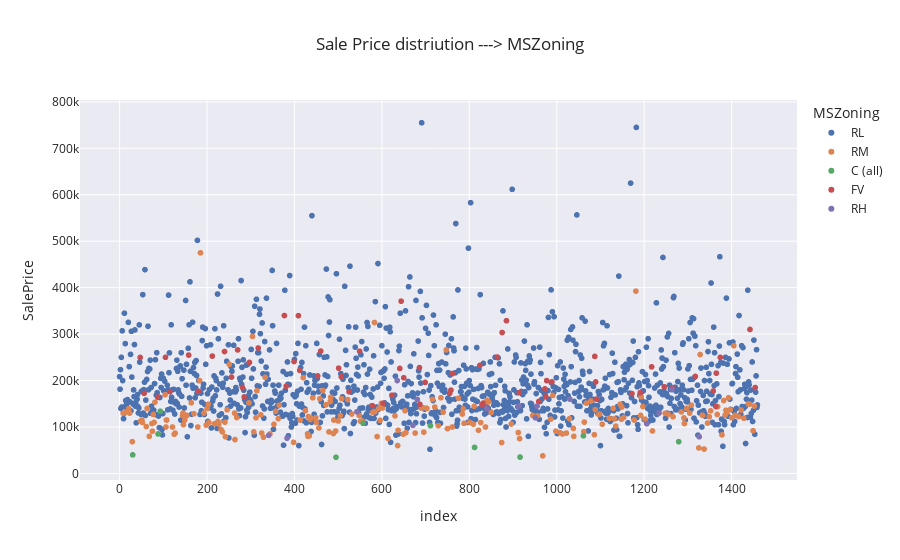

Notebook code for this chart:
### Markdown cell above
#### EDA

### Code cell
# Dataset is ready to explore
fig = px.scatter(train, x=train.index, y='SalePrice', labels={'x':'Index'}, 
                 color=train.MSZoning, template='seaborn', 
                 title='Sale Price distriution ---> MSZoning') 
fig.show()

### Figure 1 — Plotly figure (JSON) as saved in the notebook; plotly's stock layout.template omitted (floating-point values rounded to 4 significant figures; data arrays with more than 128 entries replaced by an {"elided": "..."} marker saying what was removed)
{"data": [{"hovertemplate": "MSZoning=RL<br>index=%{x}<br>SalePrice=%{y}<extra></extra>", "legendgroup": "RL", "marker": {"color": "rgb(76,114,176)", "symbol": "circle"}, "mode": "markers", "name": "RL", "showlegend": true, "type": "scattergl", "x": {"elided": "1118 int values"}, "xaxis": "x", "y": {"elided": "1118 int values"}, "yaxis": "y"}, {"hovertemplate": "MSZoning=RM<br>index=%{x}<br>SalePrice=%{y}<extra></extra>", "legendgroup": "RM", "marker": {"color": "rgb(221,132,82)", "symbol": "circle"}, "mode": "markers", "name": "RM", "showlegend": true, "type": "scattergl", "x": {"elided": "214 int values"}, "xaxis": "x", "y": {"elided": "214 int values"}, "yaxis": "y"}, {"hovertemplate": "MSZoning=C (all)<br>index=%{x}<br>SalePrice=%{y}<extra></extra>", "legendgroup": "C (all)", "marker": {"color": "rgb(85,168,104)", "symbol": "circle"}, "mode": "markers", "name": "C (all)", "showlegend": true, "type": "scattergl", "x": [30, 88, 93, 495, 557, 711, 812, 916, 1061, 1279], "xaxis": "x", "y": [40000, 85000, 133900, 34900, 108000, 102776, 55993, 35311, 81000, 68400], "yaxis": "y"}, {"hovertemplate": "MSZoning=FV<br>index=%{x}<br>SalePrice=%{y}<extra></extra>", "legendgroup": "FV", "marker": {"color": "rgb(196,78,82)", "symbol": "circle"}, "mode": "markers", "name": "FV", "showlegend": true, "type": "scattergl", "x": [47, 56, 87, 105, 115, 158, 180, 212, 240, 256, 270, 281, 285, 297, 317, 377, 381, 399, 409, 412, 453, 460, 501, 507, 525, 549, 578, 603, 623, 641, 644, 650, 686, 687, 699, 755, 758, 762, 824, 829, 831, 864, 875, 885, 914, 959, 973, 975, 977, 989, 1087, 1089, 1091, 1172, 1191, 1217, 1246, 1265, 1317, 1358, 1364, 1365, 1374, 1442, 1454], "xaxis": "x", "y": [249700, 172500, 164500, 250000, 176000, 254900, 177000, 252678, 262500, 207500, 266000, 185000, 164700, 239000, 270000, 340000, 187750, 241000, 339750, 222000, 210000, 263435, 226700, 208300, 176000, 263000, 146000, 151000, 168500, 226000, 370878, 205950, 227875, 148800, 196000, 172500, 179400, 215200, 232600, 147400, 151000, 250580, 303477, 328900, 173733, 155000, 182000, 165000, 199900, 197000, 252000, 197000, 160000, 171900, 174000, 229456, 186500, 183900, 208900, 177500, 144152, 216000, 250000, 310000, 185000], "yaxis": "y"}, {"hovertemplate": "MSZoning=RH<br>index=%{x}<br>SalePrice=%{y}<extra></extra>", "legendgroup": "RH", "marker": {"color": "rgb(129,114,179)", "symbol": "circle"}, "mode": "markers", "name": "RH", "showlegend": true, "type": "scattergl", "x": [341, 383, 543, 635, 671, 681, 840, 913, 951, 955, 1030, 1206, 1234, 1264, 1326], "xaxis": "x", "y": [82000, 76000, 133000, 200000, 103600, 159434, 140000, 145000, 119900, 145000, 160000, 107000, 130000, 181000, 79000], "yaxis": "y"}], "layout": {"legend": {"title": {"text": "MSZoning"}, "tracegroupgap": 0}, "title": {"text": "Sale Price distriution ---> MSZoning"}, "xaxis": {"anchor": "y", "domain": [0, 1], "title": {"text": "index"}}, "yaxis": {"anchor": "x", "domain": [0, 1], "title": {"text": "SalePrice"}}}}
